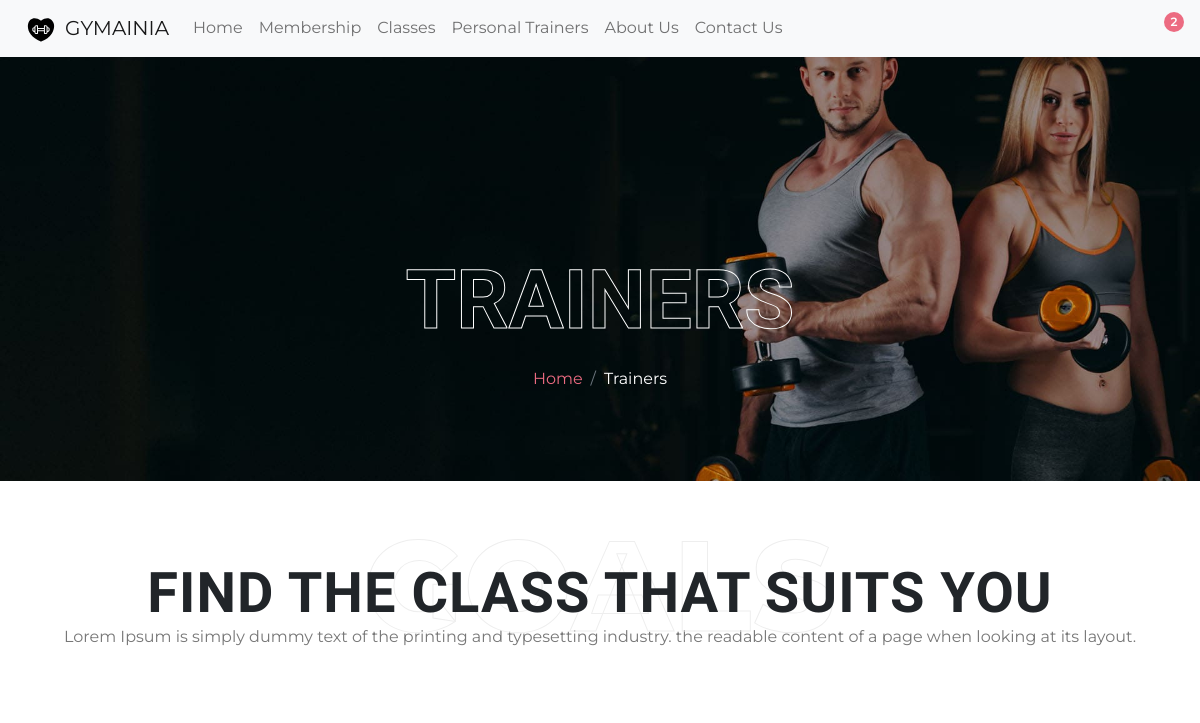
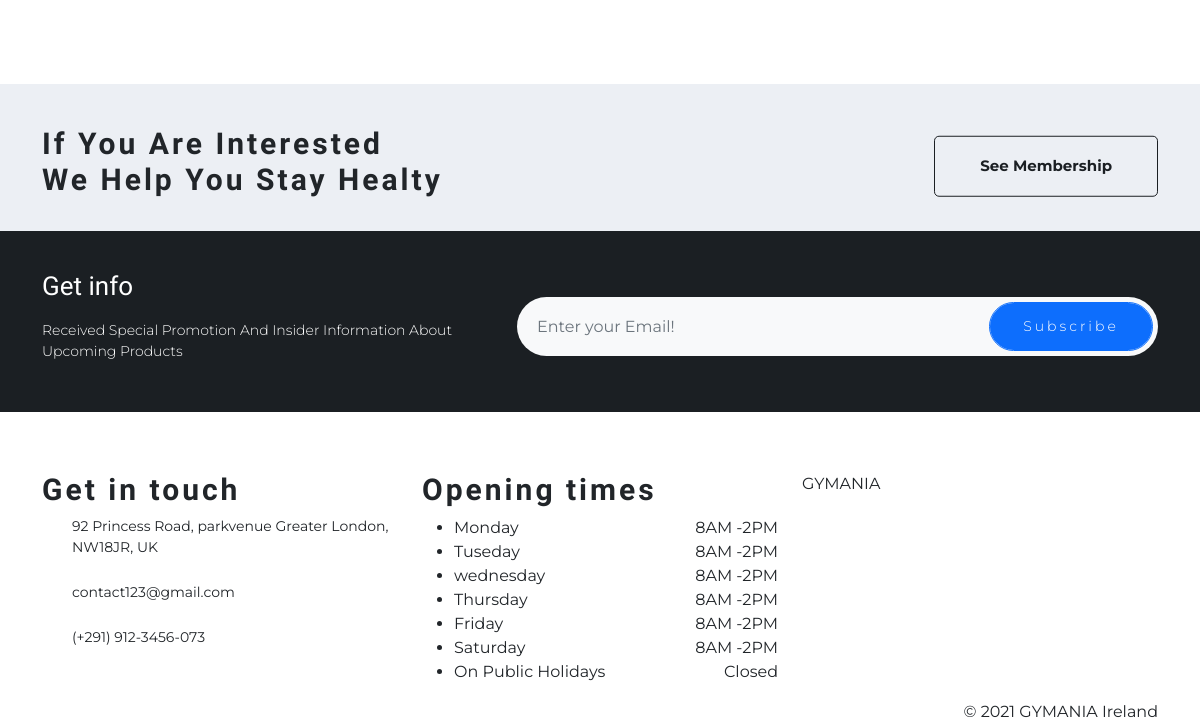
Page /trainers on the earlier database version (2 pictures, top to bottom).
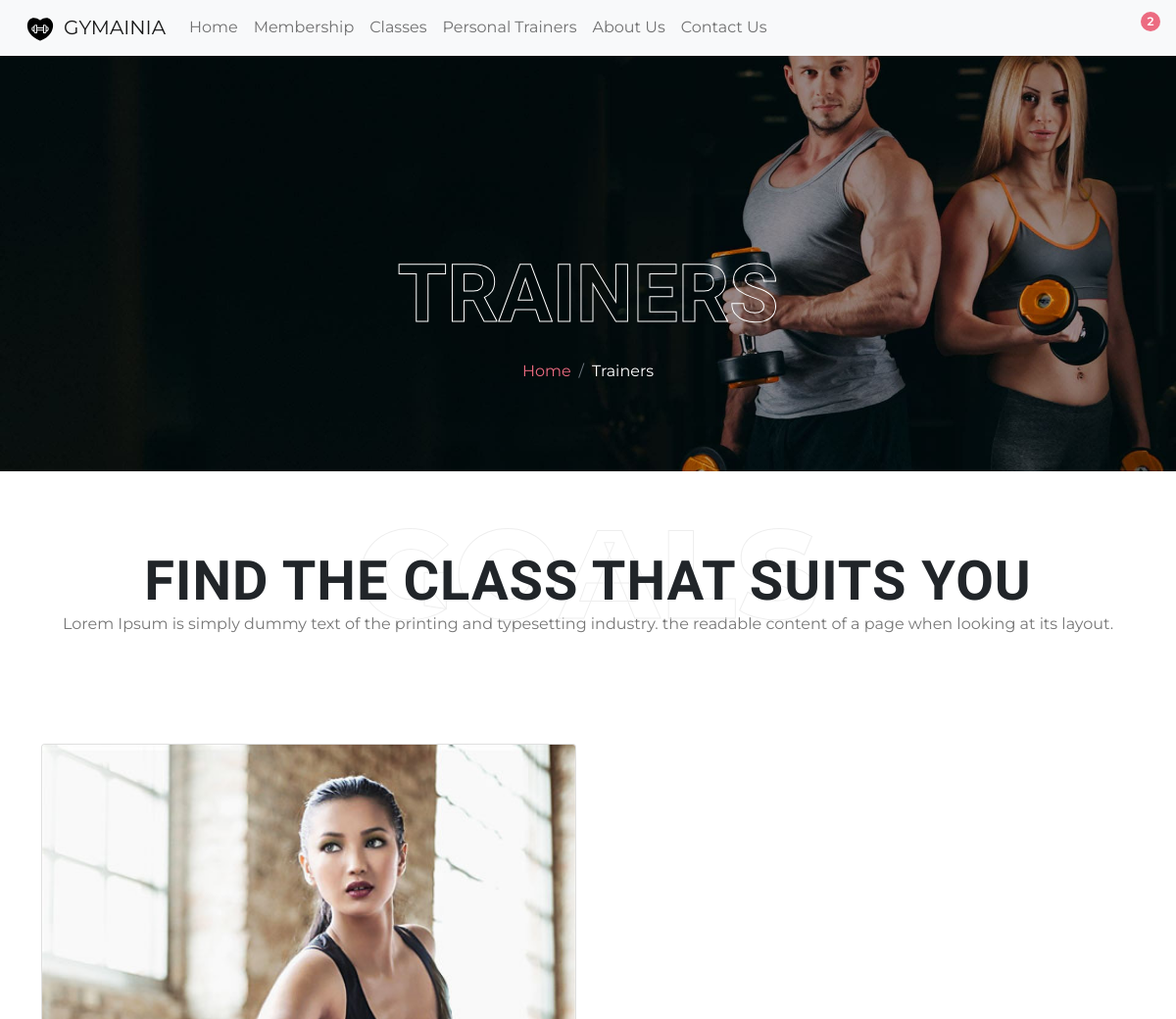
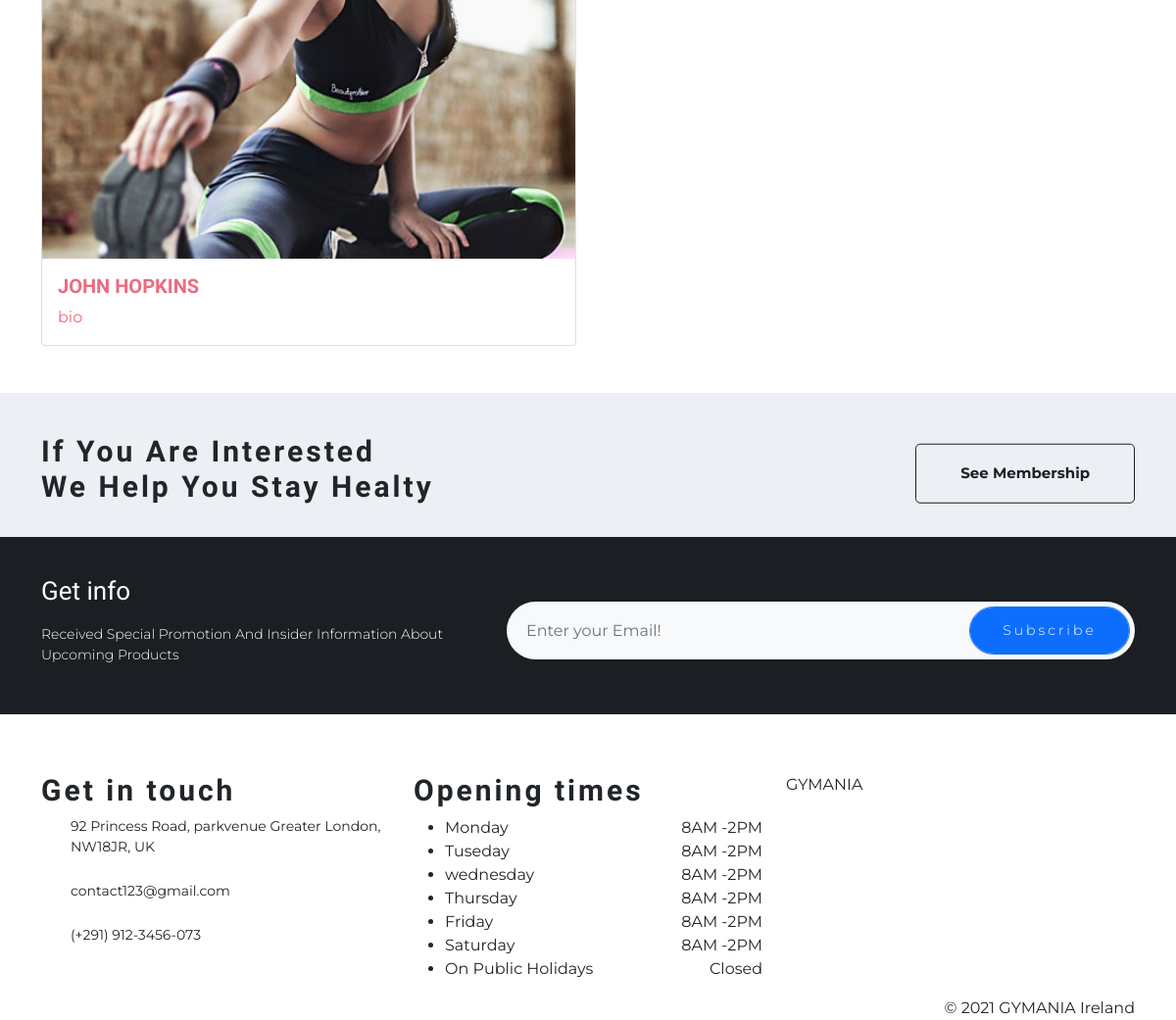
Same page on the later database version (2 pictures, top to bottom).
### classes/models.py (models this page shows, shortened)
class Trainer(models.Model):
    name = models.CharField(max_length=254)
    bio = models.TextField()
    image_url = models.URLField(max_length=1024, null=True, blank=True)
    image = models.ImageField(null=True, blank=True)

### classes/views.py (the view)
# urls.py: path('trainers', views.trainers, name='trainers'),
def trainers(request):
    trainers = Trainer.objects.all()
    context = {
        'trainers': trainers,
    }
    return render(request, 'trainers/trainers.html', context)

### cart/contexts.py (called while the page is built)
def cart_contents(request):
    cart_items = []
    total = 0
    product_count = 0
    context = {
        'cart_items': cart_items,
        'total': total,
        'product_count': product_count,
    }
    return context

### classes/templates/trainers/trainers.html (shortened to what this page needs)
{% extends "base.html" %}
{% load static %}
{% block content %}
<main>
    <section class="page-banner">
        <div class="bg-overlay"
            style="background-image: url('{% static "imgs/classes-bg.jpg" %}');">
        </div>
        <div class="container">
            <div class="row">
                <div class="col-sm-12 text-center">
                    <h1 class="banner-title">Trainers</h1>
                    <nav aria-label="breadcrumb">
                        <ol class="breadcrumb">
                            <li class="breadcrumb-item"><a href="{% url 'home' %}">
                                    Home</a></li>
                            <li class="breadcrumb-item text-white" aria-current="page">Trainers</li>
                        </ol>
                    </nav>
                </div>
            </div>
        </div>
    </section>
    <section class="page-title text-center">
        <div class="section-title-box">
            <span class="section-sub-title">GOALS</span>
            <h2 class="section-title">FIND THE CLASS THAT SUITS YOU</h2>
            <p class="section-info">Lorem Ipsum is simply dummy text of the printing and typesetting industry.
                the readable content of a page when looking at its layout.
            </p>
        </div>
    </section>
    <section  class="mb-5">
        <div class="container">
            <div class="row row-cols-1 row-cols-md-2 g-4">
                {% for trainer in trainers %}
                <div class="col">
                    <a href="{% url 'trainer' trainer.id %}">
                    <div class="card">
                        {% if trainer.image %}
                            <img class="card-img-top" src="{{ trainer.image.url }}" alt="{{ trainer.name }}">
                        {% else %}
                            <img class="card-img-top" src="{{ MEDIA_URL }}noimage.png" alt="{{ trainer.name }}">
                        {% endif %}
                        <div class="card-body">
                            <h5 class="card-title">{{ trainer.name }}</h5>
                            <p class="card-text">{{ trainer.bio }}</p>
                        </div>
                    </div>
                </a>
                </div>
                {% endfor %}
        </div>
    </section>
    <section class="membership-call">
        <div class="container">
            <div class="row">
                <div class="col-md-6">
                    <h3>If You Are Interested<br>
                        We Help You Stay Healty</h3>
                </div>
                <div class="col-md-6 text-end">
                    <a href="contact-us.html" class="icon-btn"> See
                        Membership</a>
                </div>
            </div>
        </div>
    </section>
    <section class="newsletter">
        <div class="container">
            <div class="row align-items-center">
                <div class="col-md-5">
                    <h4 class="sub-title">Get info</h4>
                    <p>Received Special Promotion And Insider Information
                        About Upcoming Products</p>
                </div>
                <div class="col-md-7">
                    <div class="form-group">
                        <input class="form-control" placeholder="Enter your Email!" id="newsletter"
                            name="newsletter" type="email">
                        <input class="form-control btn btn-primary" value="Subscribe" type="submit">
                    </div>
                </div>
            </div>
        </div>
    </section>
</main>
{% endblock %}

### templates/base.html (shortened to what this page needs)
{% load static %}
<!DOCTYPE html>
<html lang="en">
<head>
    {% block corecss %}
    <link href="https://cdn.jsdelivr.net/npm/bootstrap@5.1.1/dist/css/bootstrap.min.css" rel="stylesheet"
>
    <link rel="stylesheet"
        href="https://cdnjs.cloudflare.com/ajax/libs/simple-line-icons/2.5.5/css/simple-line-icons.min.css"
 />
    <link rel="stylesheet" href="{% static 'css/base.css' %}" />
    {% endblock %}
</head>
<body>
    <header class="navbar navbar-expand-lg navbar-light bg-light">
        <div class="container-fluid">
            <a class="navbar-brand" href="{% url 'home' %}"><img class="img-fluid logo" src="svg/logo.svg" alt="Gymania">GYMAINIA</a>
            <div class="shop-nav order-sm-start order-lg-last">
                <div class="shop-cart">
                    <a href="{% url 'view_cart' %}"> <sup class="shop-count">2</sup></a>
                </div>
            </div>
            <div class="collapse navbar-collapse" id="navbarSupportedContent">
                <ul class="navbar-nav me-auto mb-2 mb-lg-0">
                    <li class="nav-item">
                        <a class="nav-link" href="{% url 'home' %}">Home</a>
                    </li>
                    <li class="nav-item dropdown">
                        <a class="nav-link" href="{% url 'home' %}">Membership</a>
                    </li>
                    <li class="nav-item">
                        <a class="nav-link" href="{% url 'gym_classes' %}">Classes</a>
                    </li>
                    <li class="nav-item">
                        <a class="nav-link" href="{% url 'trainers' %}">Personal Trainers</a>
                    </li>
                    <li class="nav-item">
                        <a class="nav-link" href="{% url 'about-us' %}">About Us</a>
                    </li>
                    <li class="nav-item">
                        <a class="nav-link" href="{% url 'contact-us' %}">Contact Us</a>
                    </li>
                </ul>
            </div>
        </div>
    </header>
    {% block content %}
    {% endblock %}
    <footer>
        <div class="footer-top">
            <div class="container">
                <div class="row">
                    <div class="col-lg-4 col-md-12">
                        <h3>Get in touch</h3>
                        <ul class="footer-address list-unstyled">
                            <li>92 Princess Road, parkvenue Greater London,
                                NW18JR, UK</li>
                            <li>contact123@gmail.com</li>
                            <li> (+291) 912-3456-073</li>
                        </ul>
                    </div>
                    <div class="col-lg-4 col-md-12">
                        <h3>Opening times</h3>
                        <ul class="footer-opening-times">
                            <li>
                                <span>Monday</span>
                                <span>8AM -2PM</span>
                            </li>
                            <li>
                                <span>Tuseday</span>
                                <span>8AM -2PM</span>
                            </li>
                            <li>
                                <span>wednesday</span>
                                <span>8AM -2PM</span>
                            </li>
                            <li>
                                <span>Thursday</span>
                                <span>8AM -2PM</span>
                            </li>
                            <li>
                                <span>Friday</span>
                                <span>8AM -2PM</span>
                            </li>
                            <li>
                                <span>Saturday</span>
                                <span>8AM -2PM</span>
                            </li>
                            <li>
                                <span>On Public Holidays</span>
                                <span>Closed</span>
                            </li>
                        </ul>
                    </div>
                    <div class="col-lg-4 col-md-12">
                        <div class="footer-logo">
                            GYMANIA
                        </div>
                    </div>
                </div>
            </div>
        </div>
        <div class="footer-bottom">
            <div class="container">
                <div class="footer-bottom-info">
                    <div class="copyrights-text text-end">
                        © 2021 GYMANIA Ireland
                    </div>
                </div>
            </div>
        </div>
    </footer>
</body>
</html>

### static/css/base.css (style rules this page uses)
body { font-family: 'Montserrat', sans-serif; }
a { color: #ec6b81; text-decoration: none; transition: .3s; -webkit-transition: .3s; -moz-transition: .3s; -ms-transition: .3s; -o-transition: .3s; }
aside, section { padding-top: 5rem; }
h1, h2, h3, h4, h5, h6 { font-family: 'Teko', sans-serif; font-weight: 800; }
h3 { font-size: 30px; font-weight: 700; letter-spacing: 3px; }
.section-title-box { margin-bottom: 30px; position: relative; }
.section-title { font-size: 56px; line-height: 64px; z-index: 9; position: relative; margin-bottom: 0; letter-spacing: 1px; }
.section-info { color: #777777; }
.section-sub-title { line-height: 1; letter-spacing: 1px; padding: 0; text-transform: uppercase; color: #eeeeee; font-family: var(--title-fonts); font-weight: 800; font-size: 8em; position: absolute; top: -40px; left: 0; right: 0; -webkit-text-fill-color: transparent; -webkit-text-stroke-width: 1px; }
header { padding: 0 15px; }
.navbar-brand img { margin-right: 10px; height: 28px; }
.shop-nav { display: -webkit-box; display: -ms-flexbox; display: flex; -webkit-box-align: center; -ms-flex-align: center; align-items: center; }
.shop-cart { display: inline-block; margin-right: 26px; position: relative; }
.shop-count { background-color: #ec6b81; display: inline-block; color: #fff; font-size: 12px; font-weight: 600; position: absolute; width: 20px; height: 20px; text-align: center; line-height: 20px; left: 17px; top: calc(100% - 16px); border-radius: 50%; }
.page-banner { padding-top: 194px; position: relative; padding-bottom: 5rem; }
.bg-overlay { position: absolute; top: 0; left: 0; opacity: 1; width: 100%; height: 100%; background-size: cover; background-attachment: scroll; background-position: center center; }
.banner-title { color: #fff; font-size: 82px; position: relative; -webkit-text-stroke: 1px #fff; -webkit-text-fill-color: rgba(0, 0, 0, 0); text-transform: uppercase; }
.breadcrumb { background: transparent; padding: 10px !important; margin: 0; justify-content: center; position: relative; }
.membership-call { background-color: #eceff4; padding: 42px 0 25px; }
.membership-call .icon-btn { border: 1px solid #1b1f23; border-radius: 5px; color: #1b1f23; font-size: 15px; font-weight: 700; display: inline-block; padding: 18px 45px; position: relative; top: 50%; transform: translateY(-50%); }
.newsletter { background-color: #1b1f23; padding: 40px 0 30px; }
.newsletter .sub-title { color: #fff; font-size: 26px; font-weight: 500; margin-bottom: 18px; }
.newsletter p { color: #fff; font-size: 14px; font-weight: 300; margin-bottom: 20px; }
.newsletter .form-group { margin-bottom: 0; position: relative; width: 100%; }
.newsletter .form-group input[type=email] { background-color: #f8f9fa; border: 0; -webkit-border-radius: 30px; -moz-border-radius: 30px; border-radius: 30px; height: 59px; padding: 0 150px 0 20px; }
.newsletter .form-group input[type=submit] { border-radius: 25px; font-size: 14px; font-weight: 300; height: 49px; position: absolute; right: 5px; top: 5px; width: 164px; letter-spacing: 3px; }
.card-title { text-transform: uppercase; }
.footer-top { padding: 60px 0px 0px 0px; }
.footer-address li { margin-bottom: 24px; position: relative; padding-left: 30px; font-size: 14px; font-weight: 400; }
.footer-opening-times li span:last-child { float: right; }

Differences in the rows shown:
added Trainer: image (picture), name "JOHN HOPKINS", bio "bio"
